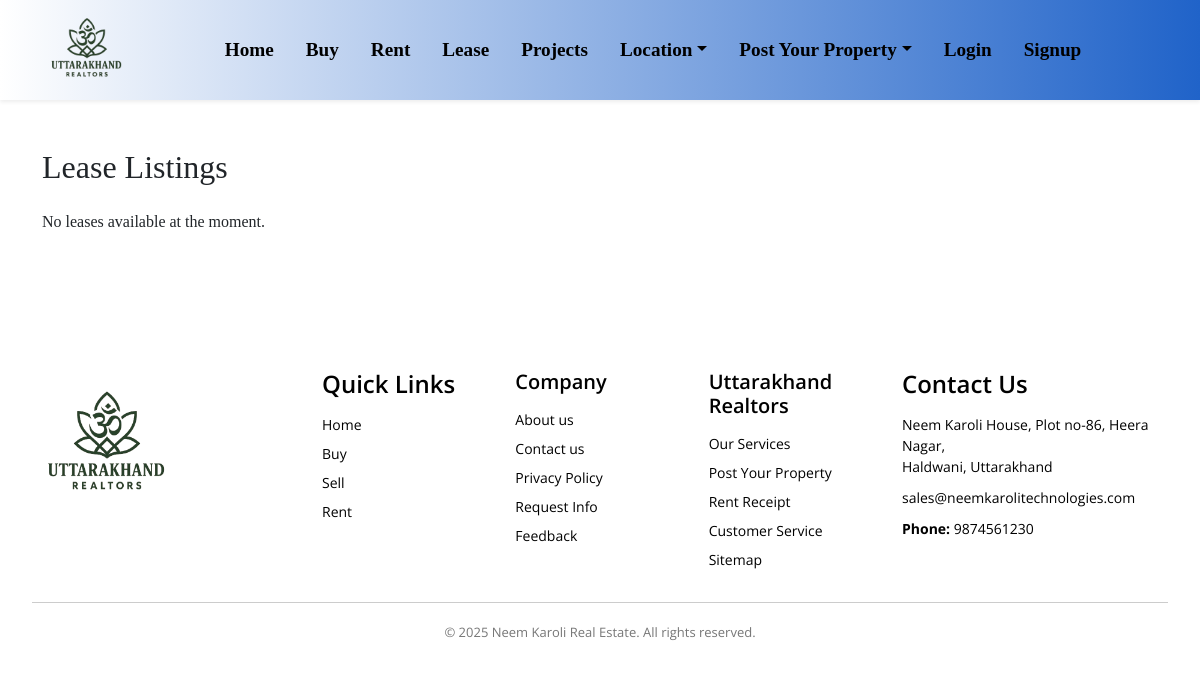
The page /lease/ on the database as committed earlier.
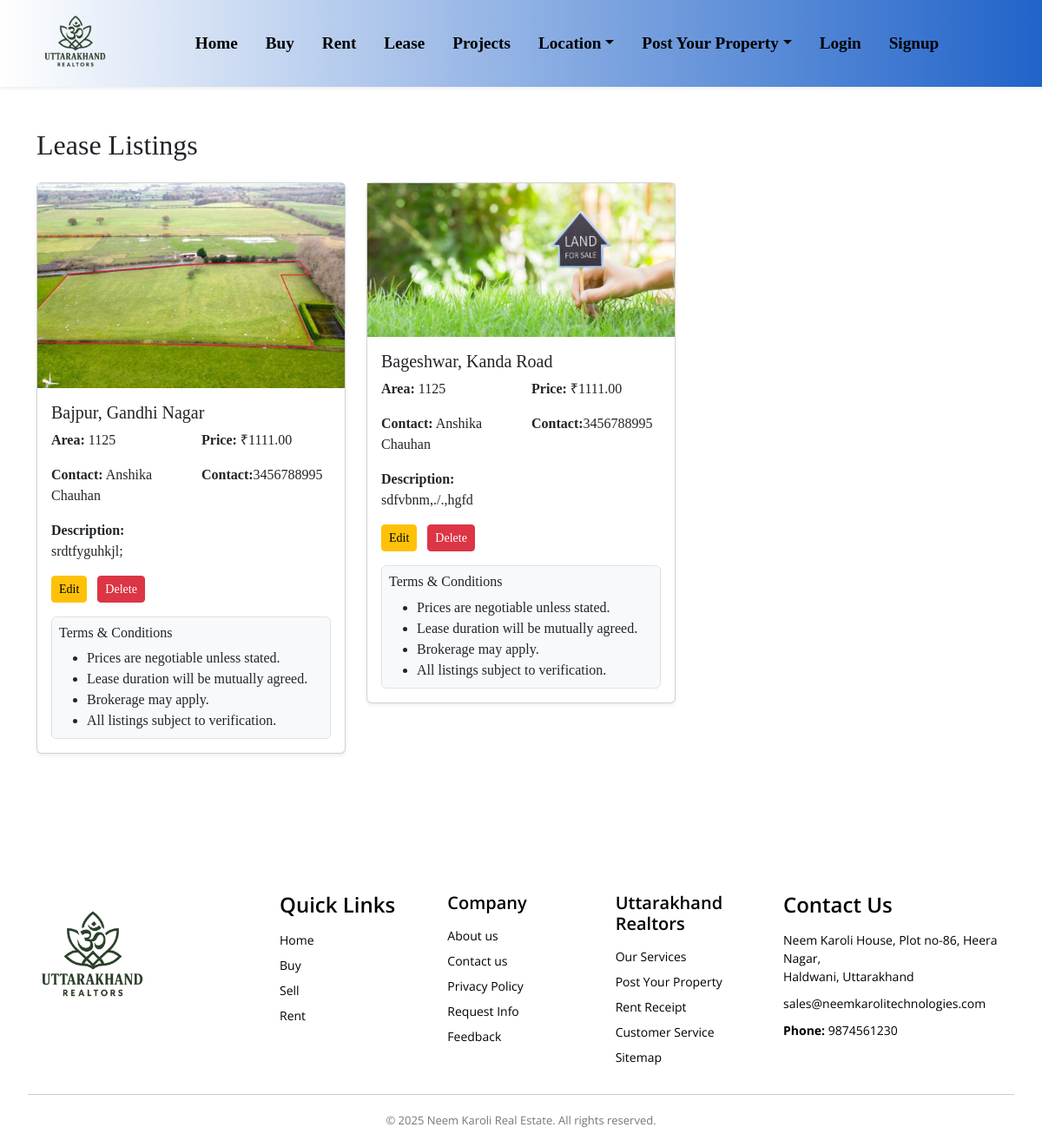
The same page on the database as committed later.
### my_app/models.py (models this page shows, shortened)
class LeaseImage(models.Model):
    lease = models.ForeignKey(Lease, on_delete=models.CASCADE, related_name='images')
    image = models.ImageField(upload_to='leases/')

class Lease(models.Model):
    property = models.ForeignKey(Property, on_delete=models.SET_NULL, null=True, blank=True, related_name="leases")
    city = models.ForeignKey(City, on_delete=models.CASCADE)
    location = models.ForeignKey(Location, on_delete=models.CASCADE)
    area = models.CharField(max_length=100, null=True)
    price = models.DecimalField(max_digits=10, decimal_places=2, null=True)
    contact_name = models.CharField(max_length=100, null=True)
    contact_number = models.CharField(max_length=15, null=True)
    description = models.TextField(null=True, blank=True)
    is_approved = models.BooleanField(default=False)

class City(models.Model):
    name = models.CharField(max_length=50)

class Location(models.Model):
    name = models.CharField(max_length=100)
    city = models.ForeignKey(City, on_delete=models.CASCADE, related_name='locations')

### my_app/views.py (the view)
# urls.py: path('lease/', views.lease_properties, name="lease_properties"),
def lease_properties(request):
    properties = Lease.objects.filter(is_approved=True).prefetch_related('images').order_by('-id')
    return render(request, 'lease.html', {'properties': properties})

### my_app/templates/lease.html (shortened to what this page needs)
{% extends 'common.html' %}
{% load static %}
{% block content %}
<div class="container mt-5">
  <h2 class="mb-4">Lease Listings</h2>
  {% if properties %}
    <div class="row">
      {% for lease in properties %}
        <div class="col-md-4 mb-4">
          <div class="card shadow-sm">
             {% if lease.images.all %}
      <div>
        {% for image in lease.images.all %}
          <img src="{{ image.image.url }}" style="width: 100%; max-width: 400px; margin:  0;" />
        {% endfor %}
      </div>
    {% endif %}
   <div class="card-body">
  <h5 class="card-title">{{ lease.city.name }}, {{ lease.location.name }}</h5>
  <div class="row mt-0">
    <div class="col-md-6">
      <p><strong>Area:</strong> {{ lease.area }}</p>
    </div>
    <div class="col-md-6">
      <p><strong>Price:</strong> ₹{{ lease.price }}</p>
    </div>
  </div>
  <div class="row mt-0">
    <div class="col-md-6">
      <p><strong>Contact:</strong> {{ lease.contact_name }} </p>
    </div>
    <div class="col-md-6">
       <p><strong>Contact:</strong>{{ lease.contact_number }}</p>
    </div>
  </div>
  <p><strong>Description:</strong><br />{{ lease.description|default:"No description provided." }}</p>
  <div class="mt-3">
    <a href="{% url 'edit_lease' lease.id %}" class="btn btn-sm btn-warning me-2">Edit</a>
    <a href="{% url 'delete_lease' lease.id %}" class="btn btn-sm btn-danger">Delete</a>
  </div>
              <div class="mt-3 p-2 border rounded bg-light">
                <h6>Terms & Conditions</h6>
                <ul class="mb-0">
                  <li>Prices are negotiable unless stated.</li>
                  <li>Lease duration will be mutually agreed.</li>
                  <li>Brokerage may apply.</li>
                  <li>All listings subject to verification.</li>
                </ul>
              </div>
            </div>
          </div>
        </div>
      {% endfor %}
    </div>
  {% else %}
    <p>No leases available at the moment.</p>
  {% endif %}
</div>
{% endblock %}

### templates/common.html (shortened to what this page needs)
{% load static %}
<!DOCTYPE html>
<html lang="en">
  <head>
    <link href="https://cdnjs.cloudflare.com/ajax/libs/font-awesome/6.0.0-beta3/css/all.min.css" rel="stylesheet">
    <link href="https://cdn.jsdelivr.net/npm/bootstrap@5.3.0/dist/css/bootstrap.min.css" rel="stylesheet" />
    <link href="https://cdn.jsdelivr.net/npm/bootstrap-icons@1.10.5/font/bootstrap-icons.css" rel="stylesheet">
    <link rel="stylesheet" href="{% static 'css/style.css' %}" />
  </head>
  <body>
    <nav class="navbar navbar-expand-lg navbar-light bg-light sticky-top shadow-sm">
      <div class="container d-flex justify-content-between align-items-center">
        <a class="navbar-brand" href="#"><img src="{% static 'images/haldwani nk.png' %}" alt="Logo" width="250" /></a>
        <div class="collapse navbar-collapse justify-content-center" id="navbarSupportedContent">
          <ul class="navbar-nav mb-2 mb-lg-0 d-flex justify-content-center gap-3 ">
            <li class="nav-item">
              <a class="nav-link" href="{% url 'index' %}">Home</a>
            </li>
            <li class="nav-item">
              <a class="nav-link" href="{% url 'buy_properties' %}">Buy</a>
            </li>
            <li class="nav-item">
              <a class="nav-link" href="{% url 'rent_properties' %}">Rent</a>
            </li>
            <li class="nav-item">
              <a class="nav-link" href="{% url 'lease_properties' %}">Lease</a>
            </li>
            <li class="nav-item">
              <a class="nav-link" href="{% url 'projects' %}">Projects</a>
            </li>
            <li class="nav-item dropdown">
              <a class="nav-link dropdown-toggle" href="#" id="cityDropdown" role="button" data-bs-toggle="dropdown" aria-expanded="false">Location</a>
            </li>
            <li class="nav-item dropdown">
              <a class="nav-link dropdown-toggle" href="#" id="post_propertyDropdown" role="button" data-bs-toggle="dropdown" aria-expanded="false">Post Your Property</a>
            </li>
            {% if user.is_authenticated %}
    <li class="nav-item">
      <a class="nav-link" href="{% url 'user-logout' %}">Logout</a>
    </li>
  {% else %}
    <li class="nav-item">
      <a class="nav-link" href="{% url 'user-login' %}">Login</a>
    </li>
    <li class="nav-item">
      <a class="nav-link" href="{% url 'signup' %}">Signup</a>
    </li>
  {% endif %}
          </ul>
        </div>
      </div>
    </nav>
    {% block content %}
    {% endblock %}
    <footer class="footer bg-body-info mt-5">
      <div class="container-fluid">
        <div class="row">
          <div class="col-lg-3 mt-5">
            <a href="#"><img src="{% static 'images/haldwani nk.png' %}" alt="Logo" height="150" width="150" /></a>
          </div>
          <div class="col-lg-2 mt-5">
            <h4>Quick Links</h4>
            <ul>
              <li>
                <a href="#">Home</a>
              </li>
              <li>
                <a href="#">Buy</a>
              </li>
              <li>
                <a href="#">Sell</a>
              </li>
              <li>
                <a href="#">Rent</a>
              </li>
            </ul>
          </div>
          <div class="col-lg-2 mt-5">
            <h5>Company</h5>
            <ul>
              <li>
                <a href="#">About us</a>
              </li>
              <li>
                <a href="#">Contact us</a>
              </li>
              <li>
                <a href="#">Privacy Policy</a>
              </li>
              <li>
                <a href="#">Request Info</a>
              </li>
              <li>
                <a href="#">Feedback</a>
              </li>
            </ul>
          </div>
          <div class="col-lg-2 mt-5">
            <h5>Uttarakhand Realtors</h5>
            <ul>
              <li>
                <a href="#">Our Services</a>
              </li>
              <li>
                <a href="#">Post Your Property</a>
              </li>
              <li>
                <a href="#">Rent Receipt</a>
              </li>
              <li>
                <a href="#">Customer Service</a>
              </li>
              <li>
                <a href="#">Sitemap</a>
              </li>
            </ul>
          </div>
          <div class="col-lg-3 mt-5">
            <h4>Contact Us</h4>
            <p>
              Neem Karoli House, Plot no-86, Heera Nagar,<br />Haldwani, Uttarakhand
            </p>
            <p>
              <a href="mailto:sales@neemkarolitechnologies.com">sales@neemkarolitechnologies.com</a>
            </p>
            <p>
              <strong>Phone:</strong> 9874561230
            </p>
          </div>
        </div>
        <div class="footer-bottom mt-4 text-center">&copy; 2025 Neem Karoli Real Estate. All rights reserved.</div>
      </div>
  </body>
</html>

### static/css/style.css (style rules this page uses)
body { font-family: Georgia, 'Times New Roman', Times, serif !important; margin: 0; padding: 0; }
.navbar { background: linear-gradient(to right, white, #2063c9); padding: 0.5rem 1rem; }
.navbar-brand img { max-height: 70px; width: auto; }
.navbar-nav { gap: 2rem; align-items: center; }
.nav-link { font-weight: 600; color: #000000; transition: color 0.3s ease; }
.navbar { background: linear-gradient(to right, white, #2063c9); padding: 0; }
.navbar-brand img { max-height: 90px; width: auto; }
.nav-link { font-size: 1.2rem !important; font-weight: bold !important; color: black !important; }
.footer { background: white; color: black; padding: 40px 20px 20px; font-size: 14px; font-family: "Open Sans", sans-serif; }
.footer a { text-decoration: none; color: black; }
.footer h4, .footer h5 { margin-bottom: 15px; font-weight: 600; }
.footer ul { list-style: none; padding: 0; margin: 0; }
.footer ul li { margin-bottom: 8px; }
.footer p { margin-bottom: 10px; }
.footer-bottom { text-align: center; padding-top: 20px; font-size: 13px; color: #777; border-top: 1px solid #ccc; margin-top: 20px; }

Rows that differ between the two databases and show on the page:
added Lease: city.name "Bajpur", location.name "Gandhi Nagar", area "1125", price "1111.00", contact_name "Anshika Chauhan", contact_number "3456788995", description "srdtfyguhkjl;"
added LeaseImage: image (picture), shown under "Bajpur"
added Lease: city.name "Bageshwar", location.name "Kanda Road", area "1125", price "1111.00", contact_name "Anshika Chauhan", contact_number "3456788995", description "sdfvbnm,./.,hgfd"
added LeaseImage: image (picture), shown under "Bageshwar"
Other text that changed with them:
text no longer shown: "No leases available at the moment."
